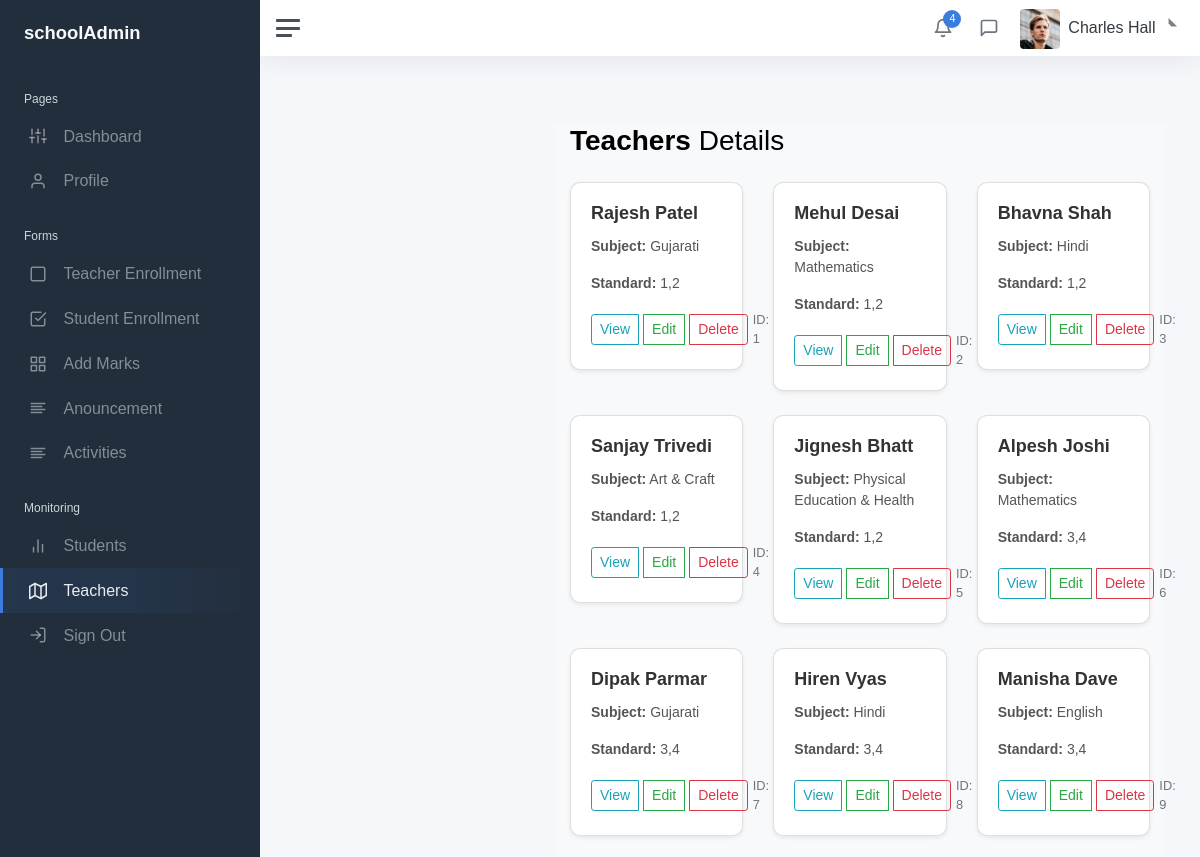
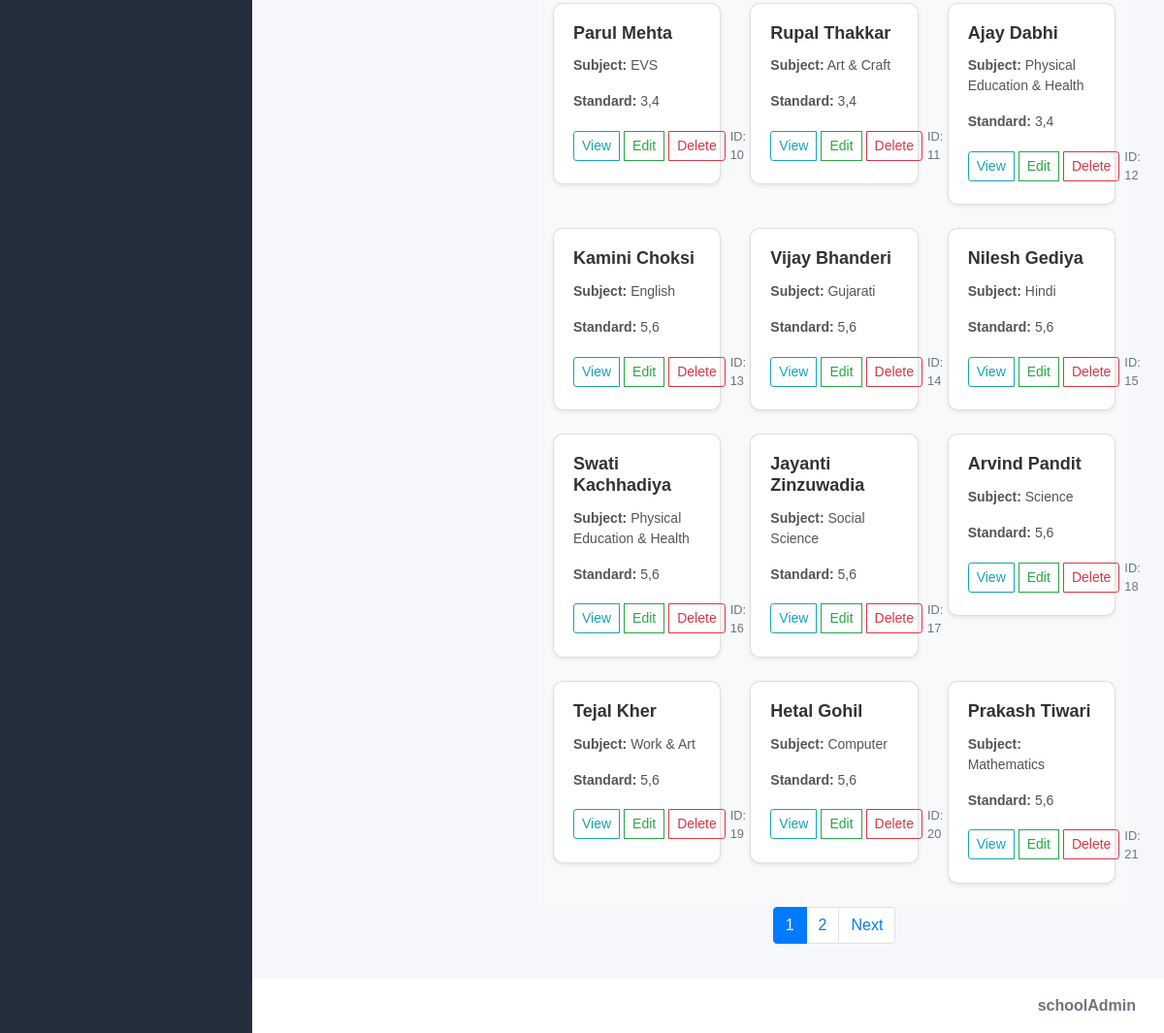
Page /teacher.php on the committed database (2 pictures, top to bottom).
### tables this page shows
CREATE TABLE `teacher_1` (
  `teacher_id` int(11) NOT NULL,
  `teacher_name` varchar(100) NOT NULL,
  `teacher_phone` varchar(15) NOT NULL,
  `teacher_email` varchar(100) NOT NULL,
  `teacher_salary` decimal(10,2) NOT NULL,
  `teacher_dob` date NOT NULL,
  `teacher_address` text NOT NULL,
  `qualification` varchar(100) NOT NULL,
  `subject` varchar(255) NOT NULL,
  `std` varchar(20) NOT NULL,
  `gender` enum('Male','Female','Other') NOT NULL,
  `school_name` varchar(255) NOT NULL,
  `school_no` int(11) DEFAULT NULL
);

### teacher-list-display.php (the view, shortened to what this page needs)
<!DOCTYPE html>
<html lang="en">
<head>
    <link rel="stylesheet" href="https://cdn.jsdelivr.net/npm/bootstrap@4.5.3/dist/css/bootstrap.min.css">
    <link rel="stylesheet" href="https://cdnjs.cloudflare.com/ajax/libs/font-awesome/6.4.0/css/all.min.css">
    <link rel="stylesheet" href="/schoolMonitoring/adminkit-dev/static/css/teacher-list-display.css">
</head>
<body>
    <main role="main" style="margin-top: 3rem;">
        <div class="container">
            <div class="container bg-light">
                <h1 class="h3 mb-4"><strong>Teachers</strong> Details</h1>
                <div class="row">
                    <?php
                    include_once 'connection.php';
                    $limit = 21;
                    $page = isset($_GET['page']) ? $_GET['page'] : 1;
                    $offset = ($page - 1) * $limit;
                    $total_query = "SELECT COUNT(*) FROM teacher_1 WHERE school_no = 1";
                    $total_result = mysqli_query($conn, $total_query);
                    $total_rows = mysqli_fetch_array($total_result)[0];
                    $total_pages = ceil($total_rows / $limit);
                    $select = "SELECT * FROM teacher_1 LIMIT $limit OFFSET $offset";
                    $result = mysqli_query($conn, $select);
                    if ($result) {
                        while ($row = mysqli_fetch_assoc($result)) {
                            echo '<div class="col-md-4">
                                        <div class="card mb-4 shadow-sm">
                                            <div class="card-body">
                                                <h5 class="card-title">' . $row['teacher_name'] . '</h5>
                                                <p class="card-text"><b>Subject:</b> ' . $row['subject'] . '</p>
                                                <p class="card-text"><b>Standard:</b> ' . $row['std'] . '</p>
                                                <div class="d-flex justify-content-between align-items-center">
                                                    <div class="btn-group">
                                                        <button class="btn btn-sm btn-outline-info view-btn"
                                                            data-teacher_id="' . $row['teacher_id'] . '"
                                                            data-teacher_name="' . $row['teacher_name'] . '"
                                                            data-teacher_phone="' . $row['teacher_phone'] . '"
                                                            data-teacher_email="' . $row['teacher_email'] . '"
                                                            data-teacher_salary="' . $row['teacher_salary'] . '"
                                                            data-teacher_dob="' . $row['teacher_dob'] . '"
                                                            data-teacher_address="' . $row['teacher_address'] . '"
                                                            data-qualification="' . $row['qualification'] . '"
                                                            data-subject="' . $row['subject'] . '"
                                                            data-std="' . $row['std'] . '"
                                                            data-gender="' . $row['gender'] . '"
                                                            data-school_name="' . $row['school_name'] . '"
                                                            data-school_no="' . $row['school_no'] . '"
                                                            data-toggle="modal"
                                                            data-target="#viewModal">View</button>
                                                            <button class="btn btn-sm btn-outline-success edit-btn"
                                                            data-teacher_id="' . $row['teacher_id'] . '"
                                                            data-teacher_name="' . $row['teacher_name'] . '"
                                                            data-teacher_phone="' . $row['teacher_phone'] . '"
                                                            data-teacher_email="' . $row['teacher_email'] . '"
                                                            data-teacher_salary="' . $row['teacher_salary'] . '"
                                                            data-teacher_dob="' . $row['teacher_dob'] . '"
                                                            data-teacher_address="' . $row['teacher_address'] . '"
                                                            data-qualification="' . $row['qualification'] . '"
                                                            data-subject="' . $row['subject'] . '"
                                                            data-std="' . $row['std'] . '"
                                                            data-gender="' . $row['gender'] . '"
                                                            data-school_name="' . $row['school_name'] . '"
                                                            data-school_no="' . $row['school_no'] . '"
                                                            data-toggle="modal"
                                                            data-target="#editModal">Edit</button>
                                                        <a href="#" class="btn btn-sm btn-outline-danger delete-btn" data-toggle="modal" data-target="#deleteConfirmModal" data-teacher_id="' . $row['teacher_id'] . '" data-page="' . $page . '">Delete</a>                                                    </div>
                                                    <small class="text-muted">ID: ' . $row['teacher_id'] . '</small>
                                                </div>
                                            </div>
                                        </div>
                                    </div>';
                        }
                    }
                    ?>
                </div>
            </div>
        </div>
        <nav aria-label="Page navigation">
            <ul class="pagination justify-content-center">
                <?php for ($i = 1; $i <= $total_pages; $i++): ?>
                    <li class="page-item <?php if ($i == $page) echo 'active'; ?>">
                        <a class="page-link" href="?page=<?php echo $i; ?>"><?php echo $i; ?></a>
                    </li>
                <?php endfor; ?>
                <?php if ($page < $total_pages): ?>
                    <li class="page-item"><a class="page-link" href="?page=<?php echo $page + 1; ?>">Next</a></li>
                <?php endif; ?>
            </ul>
        </nav>
    </main>
</body>
</html>

### teacher.php (shortened to what this page needs)
<!DOCTYPE html>
<html lang="en">
<head>
	<link href="css/app.css" rel="stylesheet">
</head>
<body>
	<div class="wrapper">
		<nav id="sidebar" class="sidebar js-sidebar">
			<div class="sidebar-content js-simplebar">
				<a class="sidebar-brand" href="admin.php">
					<span class="align-middle">schoolAdmin</span>
				</a>
				<ul class="sidebar-nav">
					<li class="sidebar-header">
						Pages
					</li>
					<li class="sidebar-item ">
						<a class="sidebar-link" href="admin.php">
							<i class="align-middle" data-feather="sliders"></i> <span class="align-middle">Dashboard</span>
						</a>
					</li>
					<li class="sidebar-item">
						<a class="sidebar-link" href="admin-profile.php">
							<i class="align-middle" data-feather="user"></i> <span class="align-middle">Profile</span>
						</a>
					</li>
					<li class="sidebar-header">
						Forms
					</li>
					<li class="sidebar-item">
						<a class="sidebar-link" href="tr-enroll.php">
							<i class="align-middle" data-feather="square"></i> <span class="align-middle">Teacher Enrollment</span>
						</a>
					</li>
					<li class="sidebar-item">
						<a class="sidebar-link" href="std-enroll.php">
							<i class="align-middle" data-feather="check-square"></i> <span class="align-middle">Student Enrollment</span>
						</a>
					</li>
					<li class="sidebar-item">
						<a class="sidebar-link" href="add-marks.php">
							<i class="align-middle" data-feather="grid"></i> <span class="align-middle">Add Marks</span>
						</a>
					</li>
					<li class="sidebar-item">
						<a class="sidebar-link" href="announce.php">
							<i class="align-middle" data-feather="align-left"></i> <span class="align-middle">Anouncement</span>
						</a>
					</li>
					<li class="sidebar-item">
						<a class="sidebar-link" href="activities.php">
							<i class="align-middle" data-feather="align-left"></i> <span class="align-middle">Activities</span>
						</a>
					</li>
					<li class="sidebar-header">
						Monitoring
					</li>
					<li class="sidebar-item">
						<a class="sidebar-link" href="student.php">
							<i class="align-middle" data-feather="bar-chart-2"></i> <span class="align-middle">Students</span>
						</a>
					</li>
					<li class="sidebar-item active">
						<a class="sidebar-link" href="teacher.php">
							<i class="align-middle" data-feather="map"></i> <span class="align-middle">Teachers</span>
						</a>
					</li>
					<li class="sidebar-item">
						<a class="sidebar-link" href="admin-log-out.php">
							<i class="align-middle" data-feather="log-in"></i> <span class="align-middle">Sign Out</span>
						</a>
					</li>
				</ul>
			</div>
		</nav>
		<div class="main">
			<nav class="navbar navbar-expand navbar-light navbar-bg">
				<a class="sidebar-toggle js-sidebar-toggle">
					<i class="hamburger align-self-center"></i>
				</a>
				<div class="navbar-collapse collapse">
					<ul class="navbar-nav navbar-align">
						<li class="nav-item dropdown">
							<a class="nav-icon dropdown-toggle" href="#" id="alertsDropdown" data-bs-toggle="dropdown">
								<div class="position-relative">
									<i class="align-middle" data-feather="bell"></i>
									<span class="indicator">4</span>
								</div>
							</a>
						</li>
						<li class="nav-item dropdown">
							<a class="nav-icon dropdown-toggle" href="#" id="messagesDropdown" data-bs-toggle="dropdown">
								<div class="position-relative">
									<i class="align-middle" data-feather="message-square"></i>
								</div>
							</a>
						</li>
						<li class="nav-item dropdown">
							<a class="nav-link dropdown-toggle d-none d-sm-inline-block" href="#" data-bs-toggle="dropdown">
								<img src="img/avatars/avatar.jpg" class="avatar img-fluid rounded me-1" alt="Charles Hall" /> <span class="text-dark">Charles Hall</span>
							</a>
						</li>
					</ul>
				</div>
			</nav>
			<?php
			include 'teacher-list-display.php'; ?>
			<footer class="footer">
				<div class="container-fluid">
					<div class="row text-muted">
						<div class="col-6 text-start">
						</div>
						<div class="col-6 text-end">
							<p class="mb-0">
								<a class="text-muted" href="https://adminkit.io/"
									target="_blank"><strong>schoolAdmin</strong></a>
							</p>
						</div>
					</div>
				</div>
			</footer>
		</div>
	</div>
</body>
</html>

### css/teacher-list-display.css (style rules this page uses)
body { font-family: "Arial", sans-serif; background-color: #f8f9fa; color: #343a40; }
h1 { font-size: 24px; font-weight: bold; color: #007bff; margin-bottom: 20px; clear: both; }
main { margin-left: 260px; padding: 20px; width: calc(100% - 260px); }
.container { display: flex; flex-direction: column; }
.card { border-radius: 10px; transition: all 0.3s ease-in-out; box-shadow: 0 4px 8px rgba(0, 0, 0, 0.1); margin-bottom: 20px; }
.card-title { font-size: 18px; font-weight: bold; color: #333; }
.card-text { font-size: 14px; color: #555; }
.btn-group .btn { margin-right: 5px; }
.row { display: flex; flex-wrap: wrap; margin: 0 -15px; }
.col-md-4 { flex: 0 0 33.333333%; max-width: 33.333333%; padding: 0 15px; }

### rows in the picture
teacher_1: teacher_name "Rajesh Patel", subject "Gujarati", std "1,2", teacher_id "1"
teacher_1: teacher_name "Mehul Desai", subject "Mathematics", std "1,2", teacher_id "2"
teacher_1: teacher_name "Bhavna Shah", subject "Hindi", std "1,2", teacher_id "3"
teacher_1: teacher_name "Sanjay Trivedi", subject "Art & Craft", std "1,2", teacher_id "4"
teacher_1: teacher_name "Jignesh Bhatt", subject "Physical Education & Health", std "1,2", teacher_id "5"
teacher_1: teacher_name "Alpesh Joshi", subject "Mathematics", std "3,4", teacher_id "6"
teacher_1: teacher_name "Dipak Parmar", subject "Gujarati", std "3,4", teacher_id "7"
teacher_1: teacher_name "Hiren Vyas", subject "Hindi", std "3,4", teacher_id "8"
teacher_1: teacher_name "Manisha Dave", subject "English", std "3,4", teacher_id "9"
teacher_1: teacher_name "Parul Mehta", subject "EVS", std "3,4", teacher_id "10"
teacher_1: teacher_name "Rupal Thakkar", subject "Art & Craft", std "3,4", teacher_id "11"
teacher_1: teacher_name "Ajay Dabhi", subject "Physical Education & Health", std "3,4", teacher_id "12"
teacher_1: teacher_name "Kamini Choksi", subject "English", std "5,6", teacher_id "13"
teacher_1: teacher_name "Vijay Bhanderi", subject "Gujarati", std "5,6", teacher_id "14"
teacher_1: teacher_name "Nilesh Gediya", subject "Hindi", std "5,6", teacher_id "15"
teacher_1: teacher_name "Swati Kachhadiya", subject "Physical Education & Health", std "5,6", teacher_id "16"
teacher_1: teacher_name "Jayanti Zinzuwadia", subject "Social Science", std "5,6", teacher_id "17"
teacher_1: teacher_name "Arvind Pandit", subject "Science", std "5,6", teacher_id "18"
teacher_1: teacher_name "Tejal Kher", subject "Work & Art", std "5,6", teacher_id "19"
teacher_1: teacher_name "Hetal Gohil", subject "Computer", std "5,6", teacher_id "20"
teacher_1: teacher_name "Prakash Tiwari", subject "Mathematics", std "5,6", teacher_id "21"
